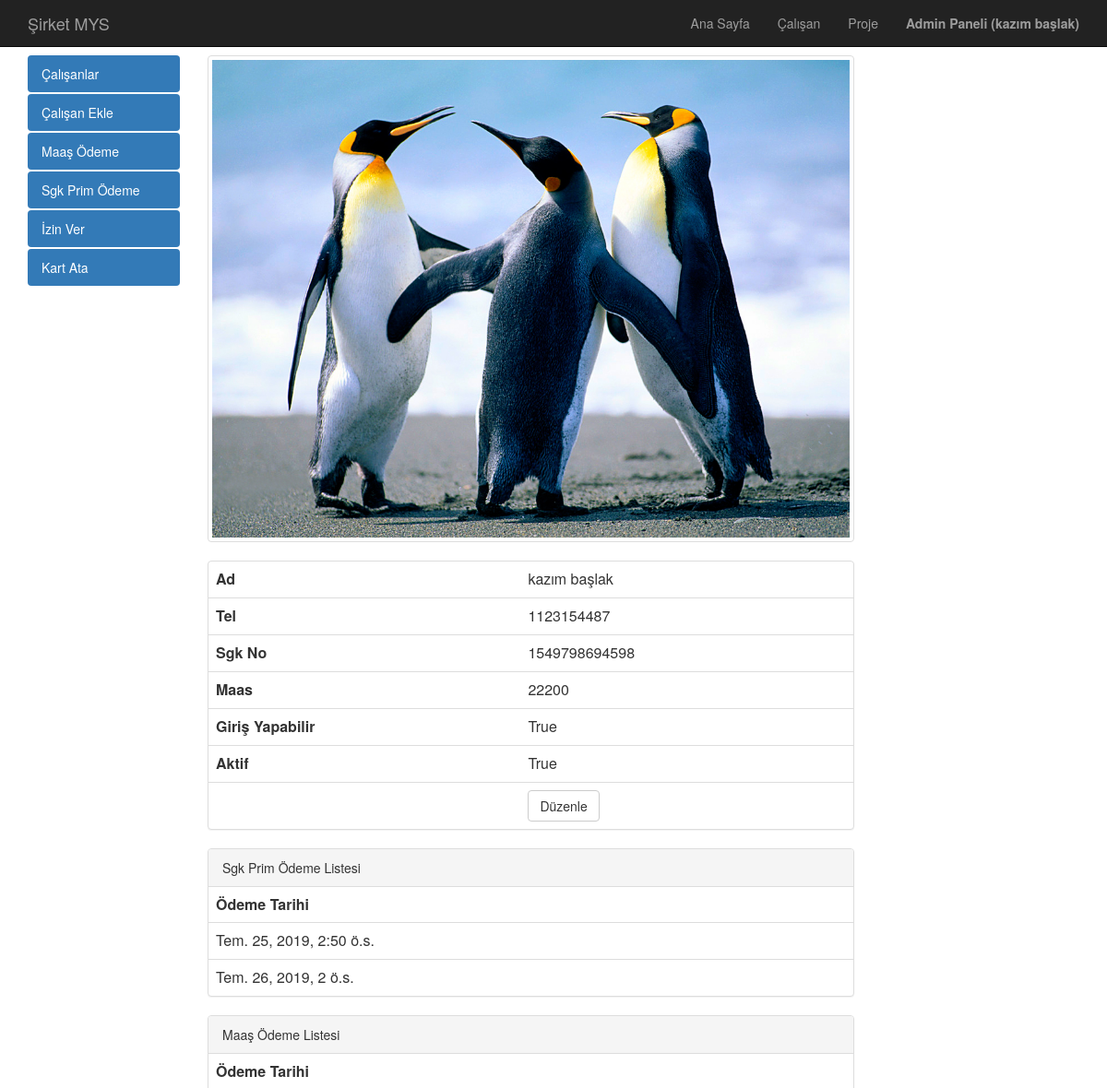
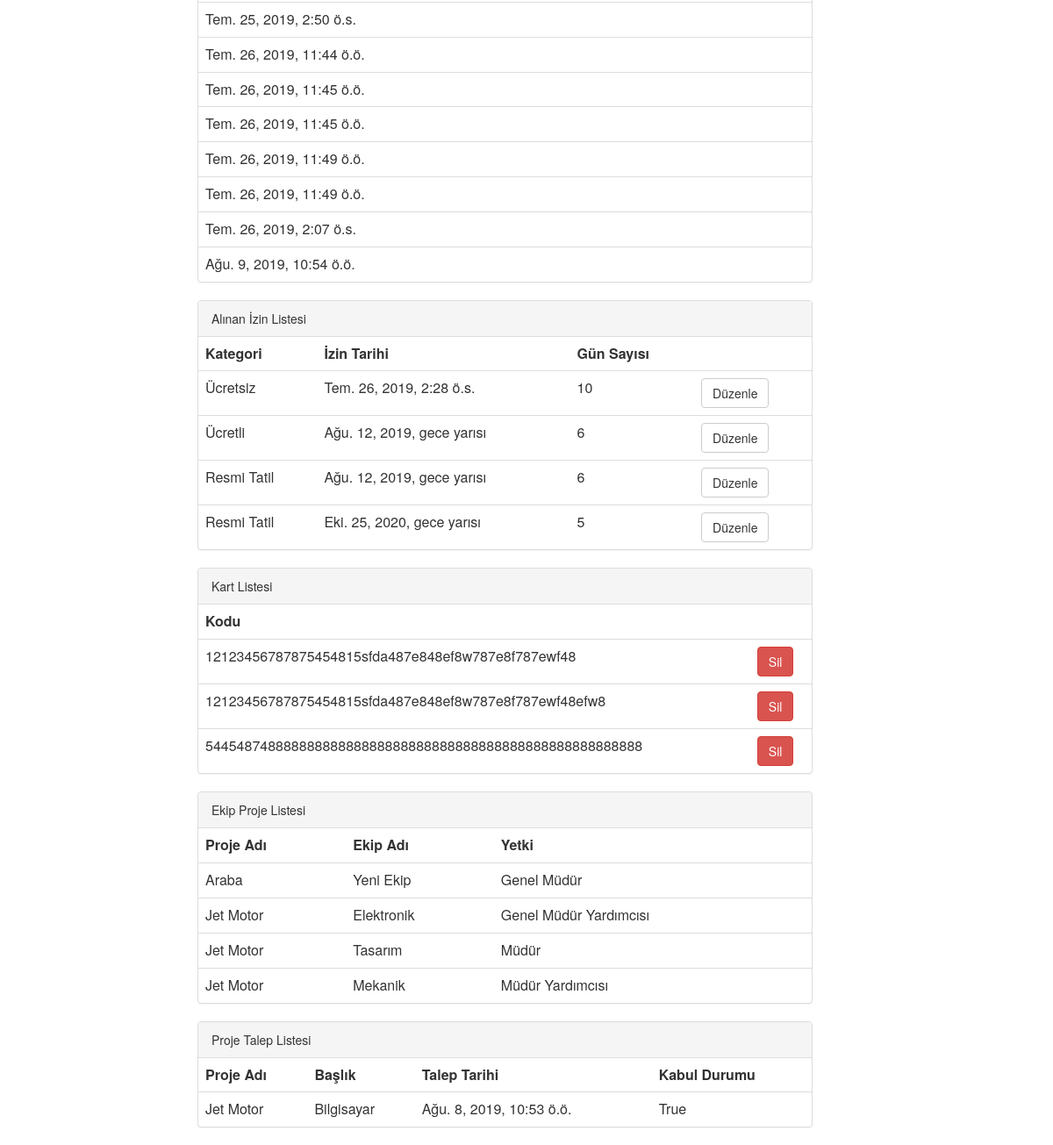
The page /calisan/detail/kazim/ (signed in) on the database its author committed (2 pictures, top to bottom).
### calisan/models.py (models this page shows, shortened)
class Calisan(models.Model):
    user = models.ForeignKey('auth.user', related_name='kullanici', on_delete=models.CASCADE, verbose_name = "Kullanıcı")
    tel = models.CharField(max_length = 10,verbose_name = "Telefon")
    yetki = models.ForeignKey('Yetki', related_name='yetki', on_delete=models.CASCADE,verbose_name = "Yetki")
    sgkNo = models.CharField(max_length=13, verbose_name = "Sgk No")
    maas = models.PositiveIntegerField()
    image = models.ImageField(null=True, blank=True)#imageField kullanmak için Pillow kütüphanesi yüklenmelidir. Sonrasında veritabanına veriler aktarılmalı. pip install Pillow
    slug = models.SlugField(unique = True,editable = False, max_length= 160)
    def get_update_url(self):
        return reverse("calisan:update",kwargs={'id':self.id})

class SgkPrim(models.Model):
    calisan = models.ForeignKey('Calisan',related_name='SgkPrimCalisan', on_delete=models.CASCADE,verbose_name = "Çalışan")
    odemeTarihi = models.DateTimeField(auto_now_add=True)

class MaasOdeme(models.Model):
    calisan = models.ForeignKey('Calisan',related_name='MaasOdemeCalisan', on_delete=models.CASCADE,verbose_name = "Çalışan")
    tarihi = models.DateTimeField(auto_now_add=True)

class Izin(models.Model):
    calisan = models.ForeignKey('Calisan',related_name='IzinCalisan', on_delete=models.CASCADE,verbose_name = "Çalışan")
    kategori  = models.ForeignKey('Kategori', related_name='IzinKategori', on_delete=models.CASCADE,verbose_name = "Kategori")
    izinTarihi = models.DateTimeField()
    gun = models.PositiveIntegerField()
    def get_update_url(self):
        return reverse("calisan:izinUpdate",kwargs={'id':self.id})

class Kategori(models.Model):
    adi = models.CharField(max_length = 50,verbose_name = "Kategori")
    def __str__(self):
        return self.adi

class Kart(models.Model):
    kodu = models.CharField(max_length = 64,verbose_name = "Kodu")
    calisan = models.ForeignKey('Calisan', related_name='KartCalisan', on_delete=models.CASCADE,verbose_name = "Çalışan")
    def get_delete_url(self):
        return reverse("calisan:kartDelete",kwargs={'id':self.id})

class Yetki(models.Model):
    adi = models.CharField(max_length = 30,verbose_name = "Yetki Adı")

### proje/models.py (models this page shows, shortened)
class EkipUye(models.Model):
    ekip = models.ForeignKey('Ekip',related_name='ekip',on_delete=models.CASCADE, verbose_name="Ekip")
    calisan = models.ForeignKey('calisan.Calisan',related_name='EkipUyeCalisan',on_delete=models.CASCADE, verbose_name="Çalışan")
    yetki = models.ForeignKey('calisan.Yetki',related_name='EkipUyeYetki',on_delete=models.CASCADE,verbose_name="Yetki")

class Ekip(models.Model):
    adi = models.CharField(max_length = 50)
    proje = models.ForeignKey('Proje',related_name='EkipProje',on_delete=models.CASCADE,verbose_name="Proje")

class Proje(models.Model):
    adi = models.CharField(max_length=120)
    yoneticiCalisan = models.ForeignKey('calisan.Calisan', related_name='yonetici', on_delete=models.CASCADE,verbose_name="Yönetici")
    slug = models.SlugField(unique = True,editable = False, max_length= 130)

class Talep(models.Model):
    calisan =  models.ForeignKey('calisan.Calisan',related_name='TalepCalisan',on_delete=models.CASCADE, verbose_name="Çalışan")
    baslik = models.CharField(max_length=150,verbose_name="Başlık")
    proje = models.ForeignKey('Proje',related_name='TalepProje',on_delete=models.CASCADE,verbose_name="Proje")
    text = models.TextField(verbose_name="Açıklama")
    tarihi = models.DateTimeField(auto_now_add=True)
    kabulDurumu = models.NullBooleanField(verbose_name="Kabul Durumu")
    maliyet = models.PositiveIntegerField(verbose_name="Maliyet")

### calisan/views.py (the view)
# urls.py: path('detail/<slug:slug>/',calisanDetail,name='detail'),
def calisanDetail(request,slug):
    yetki = getAuthorization(request,"calisan")
    if yetki == -1:
        messages.warning(request,"Erişim için giriş yapınız.")
        return redirect("/admin")
    if not canView(yetki):
        messages.warning(request,"Çalışan bilgilerine erişim yetkiniz yoktur.")
        return redirect("calisan:index")
    yetkiMaas = getAuthorization(request,"maas odeme")
    yetkiSgk = getAuthorization(request,"sgk prim")
    yetkiIzin = getAuthorization(request,"izin")
    yetkiKart = getAuthorization(request,"kart")
    yetkiEkipUye = getAuthorization(request,"ekip uye")
    yetkiTalep = getAuthorization(request,"talep")
    sgkprimler = False
    maaslar = False
    izinler = False
    kartlar = False
    ekipUyeler = False
    projeTalepler = False
    calisan = get_object_or_404(Calisan,slug = slug)
    if canView(yetkiSgk):
        sgkprimler = SgkPrim.objects.filter(calisan=calisan)
    if canView(yetkiMaas):
        maaslar = MaasOdeme.objects.filter(calisan=calisan)
    if canView(yetkiIzin):
        izinler = Izin.objects.filter(calisan=calisan)
    if canView(yetkiKart):
        kartlar = Kart.objects.filter(calisan=calisan)
    if canView(yetkiEkipUye):
        ekipUyeler = EkipUye.objects.filter(calisan=calisan)
    if canView(yetkiTalep):
        projeTalepler = Talep.objects.filter(calisan=calisan)
    elif calisan.user == request.user:
        projeTalepler = Talep.objects.filter(calisan=calisan)
    context = {
        'calisan':calisan,
        'sgkprimler':sgkprimler,
        'maaslar':maaslar,
        'izinler':izinler,
        'kartlar':kartlar,
        'ekipUyeler':ekipUyeler,
        'projeTalepler':projeTalepler,
        'canAdd':canAdd(yetki),
        'canChange':canChange(yetki),
        'canAddMaas':canAdd(yetkiMaas),
        'canAddSgk':canAdd(yetkiSgk),
        'canAddIzin':canAdd(yetkiIzin),
        'canChangeIzin':canChange(yetkiIzin),
        'canAddKart':canAdd(yetkiKart),
        'canDeleteKart':canDelete(yetkiKart),
    }
    return render(request,"calisan/calisandetay.html",context)

### templates/calisan/calisandetay.html (shortened to what this page needs)
{% extends "base.html" %}
{% block body %}
    {%if request.user.is_authenticated %}
        <div class="container">
            <div class="row">
                {% include "calisan/leftnav.html" %}
                <div class="col-sm-10">
                    <div class="row">
                        <div  class="col-sm-9">
                            <div >
                                <a class="thumbnail">
                                <img src="{% if calisan.image %}{{ calisan.image.url }} {% endif %}" alt="Resim Bulunamadı">
                                </a>
                            </div>
                        </div>
                    </div>
                    <div class="row">
                        <div class="col-sm-9">
                            <div class="panel panel-default">
                                <table class="table">
                                    <tr>
                                        <th>Ad</th>
                                        <td>{{ calisan.user.get_full_name }}</td>
                                    </tr>
                                    <tr>
                                        <th>Tel</th>
                                        <td>{{ calisan.tel }}</td>
                                    </tr>
                                    <tr>
                                        <th>Sgk No</th>
                                        <td>{{ calisan.sgkNo }}</td>
                                    </tr>
                                    <tr>
                                        <th>Maas</th>
                                        <td>{{ calisan.maas }}</td>
                                    </tr>
                                    <tr>
                                        <th>Giriş Yapabilir</th>
                                        <td>{{ calisan.user.is_staff }}</td>
                                    </tr>
                                    <tr>
                                        <th>Aktif</th>
                                        <td>{{ calisan.user.is_active }}</td>
                                    </tr>
                                    {% if canChange %}
                                    <tr>
                                        <td></td>
                                        <td>
                                            <a href="{{ calisan.get_update_url }}" class="btn btn-default" role="button">Düzenle</a>
                                        </td>
                                    </tr>
                                    {% endif %}
                                </table>
                            </div>
                        </div>
                    </div>
                    {% if sgkprimler %}
                    <div class="row">
                        <div class="col-sm-9">
                            <div class="panel panel-default">
                                <div class="panel-heading">Sgk Prim Ödeme Listesi</div>
                                <table class="table">
                                    <tr>
                                        <th>Ödeme Tarihi</th>
                                    </tr>
                                    {% for sgkprim in sgkprimler %}
                                        <tr>
                                            <td>{{ sgkprim.odemeTarihi }}</td>
                                        </tr>
                                    {% endfor %}
                                </table>
                            </div>
                        </div>
                    </div>
                    {% endif %}
                    {% if maaslar %}
                    <div class="row">
                        <div class="col-sm-9">
                            <div class="panel panel-default">
                                <div class="panel-heading">Maaş Ödeme Listesi</div>
                                <table class="table">
                                    <tr>
                                        <th>Ödeme Tarihi</th>
                                    </tr>
                                    {% for maas in maaslar %}
                                        <tr>
                                            <td>{{ maas.tarihi }}</td>
                                        </tr>
                                    {% endfor %}
                                </table>
                            </div>
                        </div>
                    </div>
                    {% endif %}
                    {% if izinler %}
                    <div class="row">
                        <div class="col-sm-9">
                            <div class="panel panel-default">
                                <div class="panel-heading">Alınan İzin Listesi</div>
                                <table class="table">
                                    <tr>
                                        <th>Kategori</th>
                                        <th>İzin Tarihi</th>
                                        <th>Gün Sayısı</th>
                                        <th></th>
                                    </tr>
                                    {% for izin in izinler %}
                                        <tr>
                                            <td>{{ izin.kategori }}</td>
                                            <td>{{ izin.izinTarihi }}</td>
                                            <td>{{ izin.gun }}</td>
                                            <td>
                                                {% if canChangeIzin %}
                                                    <a href="{{ izin.get_update_url }}" class="btn btn-default" role="button">Düzenle</a>
                                                {% endif %}
                                            </td>
                                        </tr>
                                    {% endfor %}
                                </table>
                            </div>
                        </div>
                    </div>
                    {% endif %}
                    {% if kartlar %}
                    <div class="row">
                        <div class="col-sm-9">
                            <div class="panel panel-default">
                                <div class="panel-heading">Kart Listesi</div>
                                <table class="table">
                                    <tr>
                                        <th>Kodu</th>
                                        <th></th>
                                    </tr>
                                    {% for kart in kartlar %}
                                        <tr>
                                            <td>{{ kart.kodu }}</td>
                                            <td>
                                                {% if canDeleteKart %}
                                                    <a href="{{ kart.get_delete_url }}" class="btn btn-danger" role="button">Sil</a>
                                                {% endif %}
                                            </td>
                                        </tr>
                                    {% endfor %}
                                </table>
                            </div>
                        </div>
                    </div>
                    {% endif %}
                    {% if ekipUyeler %}
                    <div class="row">
                        <div class="col-sm-9">
                            <div class="panel panel-default">
                                <div class="panel-heading">Ekip Proje Listesi</div>
                                <table class="table">
                                    <tr>
                                        <th>Proje Adı</th>
                                        <th>Ekip Adı</th>
                                        <th>Yetki</th>
                                    </tr>
                                    {% for ekipUye in ekipUyeler %}
                                        <tr>
                                            <td>{{ ekipUye.ekip.proje.adi }}</td>
                                            <td>{{ ekipUye.ekip.adi }}</td>
                                            <td>{{ ekipUye.yetki.adi }}</td>
                                        </tr>
                                    {% endfor %}
                                </table>
                            </div>
                        </div>
                    </div>
                    {% endif %}
                    {% if projeTalepler %}
                    <div class="row">
                        <div class="col-sm-9">
                            <div class="panel panel-default">
                                <div class="panel-heading">Proje Talep Listesi</div>
                                <table class="table">
                                    <tr>
                                        <th>Proje Adı</th>
                                        <th>Başlık</th>
                                        <th>Talep Tarihi</th>
                                        <th>Kabul Durumu</th>
                                    </tr>
                                    {% for talep in projeTalepler %}
                                        <tr>
                                            <td>{{ talep.proje.adi }}</td>
                                            <td>{{ talep.baslik }}</td>
                                            <td>{{ talep.tarihi }}</td>
                                            <td>{{ talep.kabulDurumu }}</td>
                                        </tr>
                                    {% endfor %}
                                </table>
                            </div>
                        </div>
                    </div>
                    {% endif %}
                </div>
            </div>
        </div>
    {%endif%}
{% endblock body %}

### templates/header.html (shortened to what this page needs)
<head>
</head>
<nav class="navbar navbar-inverse navbar-fixed-top" role="banner">
    <div class="container">
        <div class="navbar-header">
            <a href="{% url 'home:index'%}" class="navbar-brand">Şirket MYS</a>
        </div>
        <nav class="collapse navbar-collapse" role="navigation">
            <ul class="nav navbar-nav navbar-right">
                <li><a href="{% url 'home:index'%}">Ana Sayfa</a></li>
                <li><a href="{% url 'calisan:index' %}">Çalışan</a></li>
                <li><a href="{% url 'proje:index' %}">Proje</a></li>
                <li><a href="/admin"><b>Admin Paneli ({{ request.user.get_full_name }})</b></a></li>
            </ul>
        </nav>
    </div>
</nav>

### rows shown on the page
Calisan: image (picture), user.get_full_name "kazım başlak", tel "1123154487", sgkNo "1549798694598", maas "22200", user.is_staff "True", user.is_active "True"
SgkPrim: odemeTarihi "Tem. 25, 2019, 2:50 ö.s."
SgkPrim: odemeTarihi "Tem. 26, 2019, 2 ö.s."
MaasOdeme: tarihi "Tem. 25, 2019, 2:50 ö.s."
MaasOdeme: tarihi "Tem. 26, 2019, 11:44 ö.ö."
MaasOdeme: tarihi "Tem. 26, 2019, 11:45 ö.ö."
MaasOdeme: tarihi "Tem. 26, 2019, 11:45 ö.ö."
MaasOdeme: tarihi "Tem. 26, 2019, 11:49 ö.ö."
MaasOdeme: tarihi "Tem. 26, 2019, 11:49 ö.ö."
MaasOdeme: tarihi "Tem. 26, 2019, 2:07 ö.s."
MaasOdeme: tarihi "Ağu. 9, 2019, 10:54 ö.ö."
Izin: kategori "Ücretsiz", izinTarihi "Tem. 26, 2019, 2:28 ö.s.", gun "10"
Izin: kategori "Ücretli", izinTarihi "Ağu. 12, 2019, gece yarısı", gun "6"
Izin: kategori "Resmi Tatil", izinTarihi "Ağu. 12, 2019, gece yarısı", gun "6"
Izin: kategori "Resmi Tatil", izinTarihi "Eki. 25, 2020, gece yarısı", gun "5"
Kart: kodu "12123456787875454815sfda487e848ef8w787e8f787ewf48"
Kart: kodu "12123456787875454815sfda487e848ef8w787e8f787ewf48efw8"
Kart: kodu "54454874888888888888888888888888888888888888888888888888"
EkipUye: ekip.proje.adi "Araba", ekip.adi "Yeni Ekip", yetki.adi "Genel Müdür"
EkipUye: ekip.proje.adi "Jet Motor", ekip.adi "Elektronik", yetki.adi "Genel Müdür Yardımcısı"
EkipUye: ekip.proje.adi "Jet Motor", ekip.adi "Tasarım", yetki.adi "Müdür"
EkipUye: ekip.proje.adi "Jet Motor", ekip.adi "Mekanik", yetki.adi "Müdür Yardımcısı"
Talep: proje.adi "Jet Motor", baslik "Bilgisayar", tarihi "Ağu. 8, 2019, 10:53 ö.ö.", kabulDurumu "True"

### other values the page prints
{{ request.user.get_full_name }} "kazım başlak"
